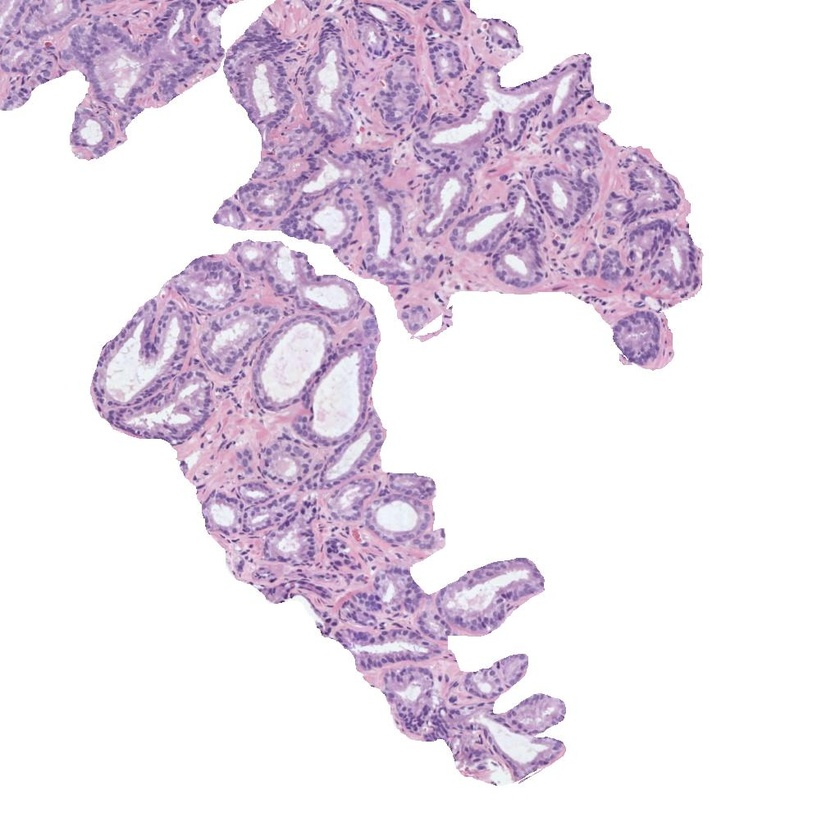
#> input picture histo_2.jpg, 840 x 840 px, shrunk from 1024 x 1024 before the run
$ jupyter execute Actividad_P2.ipynb
#> lines starting #> are read from the running program, lines starting #| are printed output that depends on the picture; after the words box and inside, x2 and y2 are one past the last pixel; in counts of white or black regions, pixels touching at a corner belong together
## Convocatoria 1 - Proyecto 1

#### 0) Cargar una de las imágenes histológicas

[cell 1]
# Utilizar la librería skimage.io para leer la imagen 'histo_x.jpg' en formato RGB.
# Normalizar la imagen para que los píxeles se encuentren en el rango [0, 1]
# Visualizar la imagen

import numpy as np
import matplotlib.pyplot as plt
import skimage.io as io
import cv2

img = io.imread('histo_2.jpg')/255

fig, (ax1, ax2) = plt.subplots(1, 2, figsize=(12, 6))

ax1.imshow(img), ax1.set_title('Imagen')

ax2.hist(img.flatten(), bins=50, range=[0, 1]), ax2.set_title('Histograma')

plt.show()
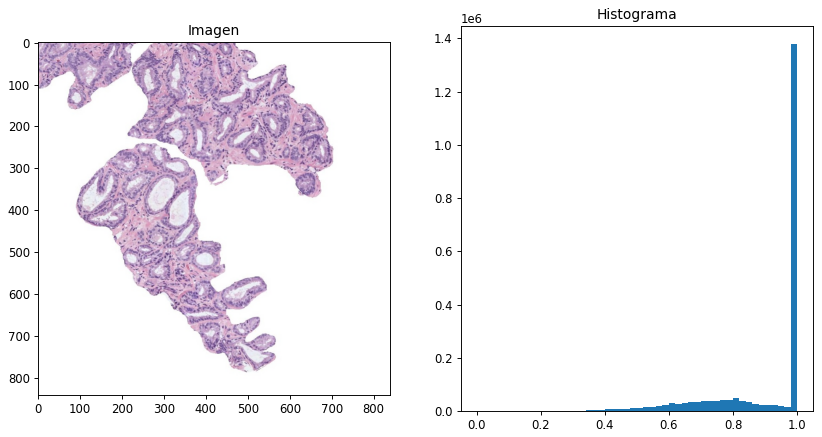
#> figure drawn by matplotlib, 2 panels; panel 2: tallest bar 1377335 high, from x = 0.98 to 1

#### 1) Realizar una transformación de color para convertir la imagen al espacio de color CMYK

[cell 2]
# Extraer la componente magenta de la imagen (que corresponde a la región tisular)
# Visualizar la imagen del canal magenta

with np.errstate(invalid='ignore', divide='ignore'):
    K = 1 - np.max(img, axis=2)
    C = (1-img[:,:,0]-K)/(1-K)
    M = (1-img[:,:,1]-K)/(1-K)
    Y = (1-img[:,:,2]-K)/(1-K)

CMYK = (np.dstack((C,M,Y,K))*255).astype('uint8')
C,M,Y,K = cv2.split(CMYK)

# Visualización
fig, ax = plt.subplots(1, 2, figsize=(12, 6))

ax[0].imshow(img), ax[0].set_title('Original')
ax[1].imshow(M.astype('uint8'), cmap='gray'), ax[1].set_title('Magenta')

plt.show()

#### 2) Umbralizar la imagen para separar los píxeles del fondo de la región tisular

[cell 3]
# Aplicar un filtro gaussiano de tamaño 5x5 y después utilizar el método de Otsu de manera que
# los píxeles correspondientes al lumen y al background de la imagen sean 1s y el resto de los píxeles tengan un valor de 0.
# Nota: Recordar que el método de Otsu requiere como input una imagen en el rango [0-255] en formato "uint8".
# Visualizar la máscara resultante

gaussian_img = cv2.GaussianBlur(M, (5,5), 0)
t, mask = cv2.threshold(gaussian_img, 0, 1, cv2.THRESH_OTSU)
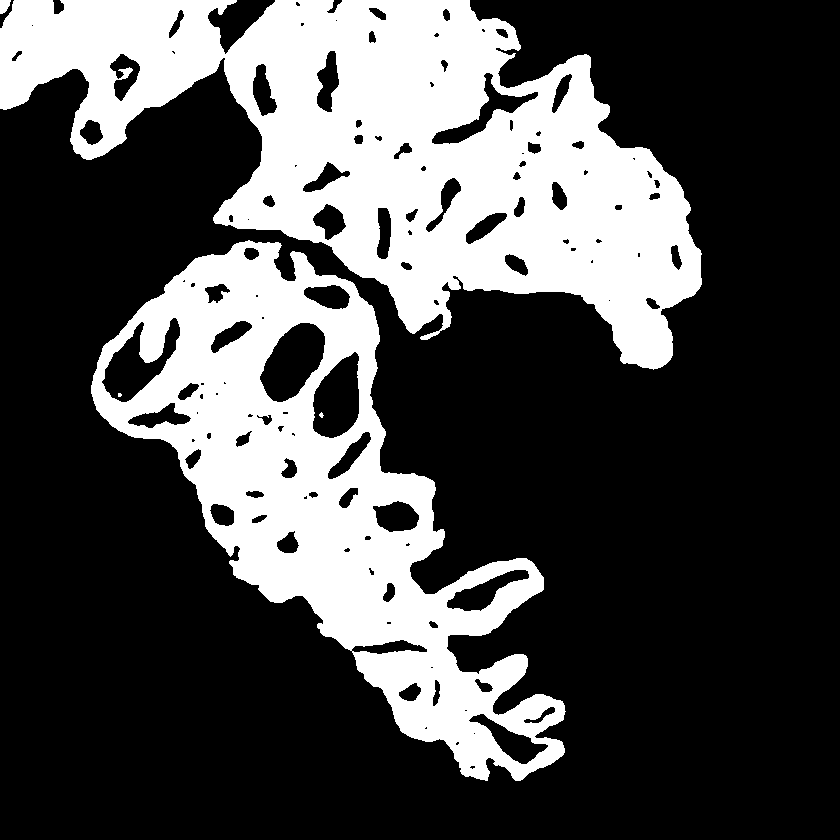
#> mask: shape (840, 840); values 0 (black) and 1 (white), 29.7% white; 5 white regions (2 under 20 px), largest, box (x1, y1, x2, y2) and area: (0, 0, 702, 370) 122943, (91, 240, 566, 781) 86647, (0, 0, 11, 14) 115
#> t = 27

mask = 1 - mask

plt.title('Máscara Otsu t = ' + str(t))
plt.imshow(mask, cmap='gray')
plt.show()

#### 3) Limpiar la imagen eliminando los artefactos de lumen (objetos blancos pequeños que no son lúmenes)

[cell 4]
# Utilizar la librería skimage.morphology.remove_small_objects para eliminar aquellos objetos cuya área sea menor a 300 píxeles
# Más información en https://scikit-image.org/docs/dev/api/skimage.morphology.html#skimage.morphology.remove_small_objects
# Visualizaer la máscara resultante

from skimage import morphology

mask_filtered = morphology.remove_small_objects(mask.astype(bool), min_size=300)
#> mask_filtered: shape (840, 840) bool; 69.5% white; 4 black regions (2 under 20 px), largest, box (x1, y1, x2, y2) and area: (0, 0, 702, 370) 126073, (91, 240, 566, 781) 89294
mask_filtered = mask_filtered.astype('uint8')

fig, ax = plt.subplots(1, 2, figsize=(12, 6))
ax[0].imshow(mask, cmap='gray'), ax[0].set_title('Máscara Original')
ax[1].imshow(mask_filtered, cmap='gray'), ax[1].set_title('Máscara Filtrada')

plt.show()

#### 4) Rellenar con 0s el fondo de la imagen para quedarnos únicamente con los lúmenes

[cell 5]
# Aplicar el algoritmo de expansión a partir de semillas (region growing) de manera que únicamente los lúmenes sean blancos
# y el resto de la imagen negra. Pista: utilizar dos semillas. Nota: Se pueden fijar las semillas de manera manual, pero
# se valorará positivamente a aquell@s que desarrollen una función para encontrarlas automáticamente.
# Visualizar la máscara resultante.

mask_lumenes = mask_filtered.copy()

h, w = mask_lumenes.shape
ref = np.zeros((h+2, w+2), np.uint8)

seed_points = [(0, 0), (w-1, w-1)]

for seed_point in seed_points:
    cv2.floodFill(mask_lumenes, ref, seed_point, 0)
#> mask_lumenes: shape (840, 840); values 0 (black) and 1 (white), 3.6% white; 25 white regions, largest, box (x1, y1, x2, y2) and area: (260, 323, 325, 402) 3298, (313, 352, 359, 438) 2875, (102, 318, 180, 402) 2752

fig, ax = plt.subplots(1, 2, figsize=(12, 6))
ax[0].imshow(mask_filtered, cmap='gray'), ax[0].set_title('Máscara Filtrada')
ax[1].imshow(mask_lumenes, cmap='gray'), ax[1].set_title('Máscara Rellenada')

plt.show()

#### 5) Rellenar los objetos de los lúmenes

[cell 6]
# Rellenar los lúmenes con la función binary_fill_holes de la librería scipy.ndimage.morphology
# Visualizar la máscara resultante

from scipy.ndimage import binary_fill_holes as bfh

mask_filled = bfh(mask_lumenes)
#> mask_filled: shape (840, 840) bool; 3.7% white; 25 white regions, largest, box (x1, y1, x2, y2) and area: (260, 323, 325, 402) 3298, (313, 352, 359, 438) 2893, (102, 318, 180, 402) 2766
mask_filled = mask_filled.astype('uint8')

fig, ax = plt.subplots(1, 2, figsize=(12, 6))
ax[0].imshow(mask_lumenes, cmap='gray'), ax[0].set_title('Máscara Rellenada')
ax[1].imshow(mask_filled, cmap='gray'), ax[1].set_title('Máscara con Lúmenes Rellenados')

plt.show()

#### 6) Detectar y dibujar los contornos de los lúmenes sobre la imagen original

[cell 7]
# Dibujar los contornos de los lúmenes en color verde sobre la imagen original RGB. Nota: Utilizar los flags necesarios
# para que los contornos en verde sean perfectamente visibles.
# Visualizar la imagen superpuesta

from skimage.measure import label
from skimage.measure import regionprops

lab, num = label(mask_filled, return_num=True)
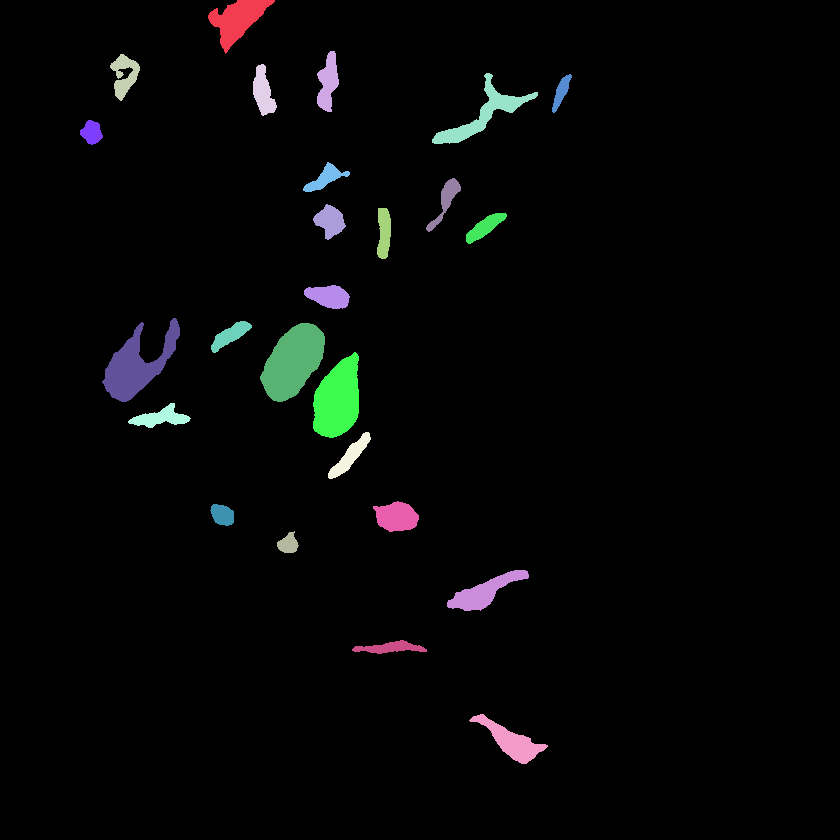
#> lab: shape (840, 840) int64; 26 distinct labels, from 0 to 25; one colour per label, 0 black
#> num = 25

print('Número de objetos: ', num)
#| Número de objetos:  25

img_contours = img.copy()

for i in range(1, num+1):

    objeto = lab == i
    objeto = objeto.astype('uint8')

    prop = regionprops(objeto)
    bbox = prop[0].bbox
    start_point = (bbox[1], bbox[0])
    end_point = (bbox[3], bbox[2])
    cv2.rectangle(img_contours, start_point, end_point, (0, 1, 0), 5)
#> this loop made 25 passes
#> (bbox, start_point, end_point) on passes 1 to 8: ((0, 208, 54, 275), (208, 0), (275, 54)), ((51, 317, 112, 339), (317, 51), (339, 112)), ((54, 110, 101, 140), (110, 54), (140, 101)), ((64, 253, 116, 277), (253, 64), (277, 116)), ((73, 432, 144, 538), (432, 73), (538, 144)), ((74, 552, 113, 572), (552, 74), (572, 113)), ((120, 80, 145, 103), (80, 120), (103, 145)), ((162, 303, 192, 350), (303, 162), (350, 192))
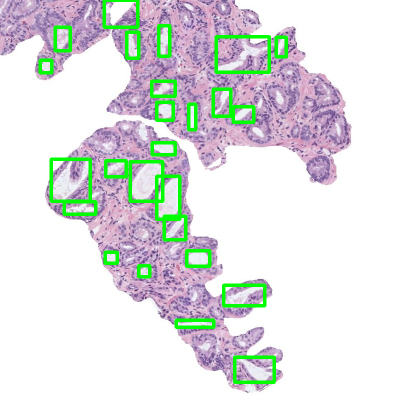
#> img_contours: shape (840, 840, 3) float64 (shown at 1/2 size); mean R, G, B 0.882, 0.891, 0.887
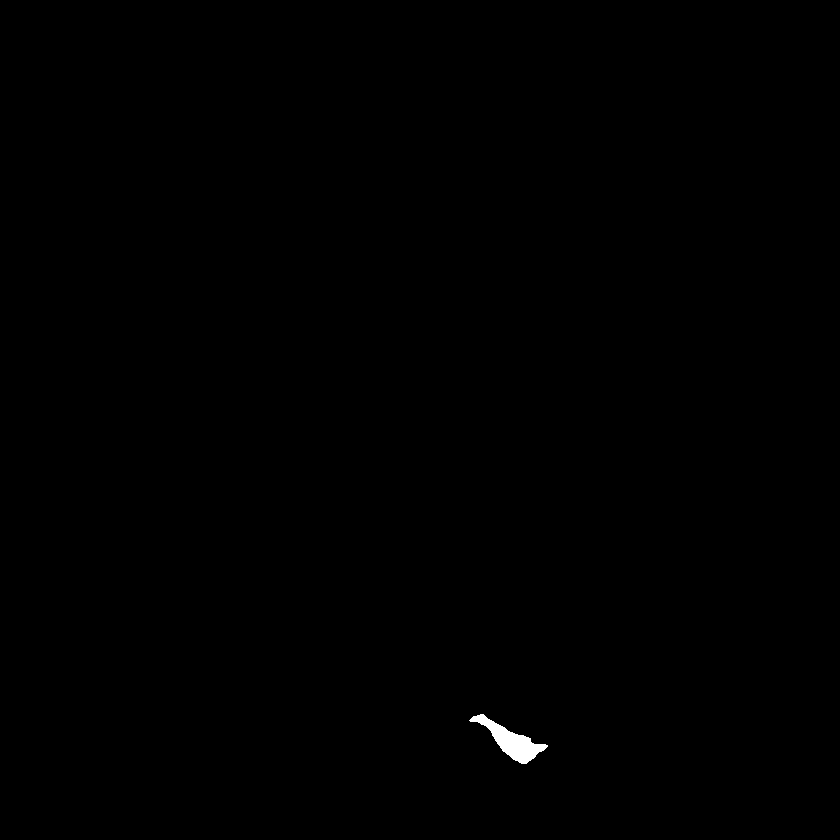
#> objeto: shape (840, 840); values 0 (black) and 1 (white), 0.18% white; 1 white region, box (x1, y1, x2, y2) and area: (469, 714, 548, 764) 1305

plt.title('Imagen Original con Lúmenes Contorneados')
plt.imshow(img_contours)
plt.show()

#### 7) Identificar y cropear el lumen más grande

[cell 8]
# Determinar cuál es el lumen de mayor área y hacer un crop del mismo sobre la imagen original RGB.
# Visualizar el lumen cropeado.

max_area = 0
max_area_index = 0

for i in range(1, num+1):

    objeto = lab == i
    objeto = objeto.astype('uint8')

    prop = regionprops(objeto)
    area = prop[0].area

    if area > max_area:
        max_area = area
        max_area_index = i
#> this loop made 25 passes
#> (area, max_area) on passes 1, 5, 14, 16: (1635, 1635), (1640, 1640), (2766, 2766), (3298, 3298)
#> after the loop, max_area = 3298; max_area_index = 16

print('Lumen de mayor área: ', max_area_index)
#| Lumen de mayor área:  16
print('Área: ', max_area)
#| Área:  3298.0
img_max_lumen = img.copy()

objeto = lab == max_area_index
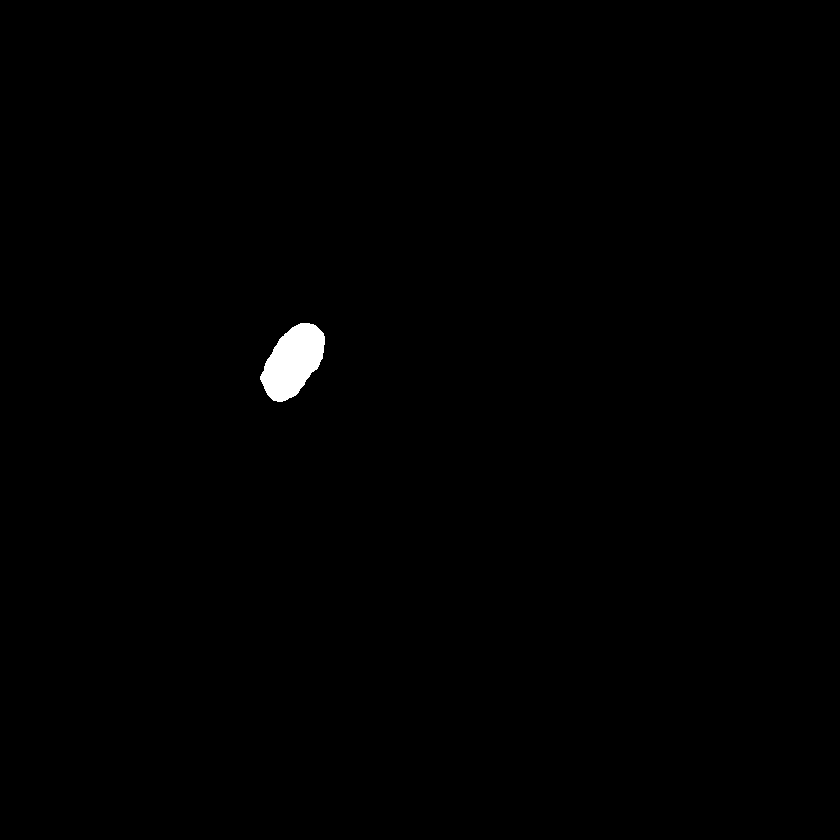
#> objeto: shape (840, 840) bool; 0.47% white; 1 white region
objeto = objeto.astype('uint8')
prop = regionprops(objeto)
#> prop = 1 regions; box (x1, y1, x2, y2) and area: (260, 323, 325, 402) 3298
bbox = prop[0].bbox
#> bbox = (323, 260, 402, 325)
start_point = (bbox[1], bbox[0])
#> start_point = (260, 323)
end_point = (bbox[3], bbox[2])
#> end_point = (325, 402)
cv2.rectangle(img_max_lumen, start_point, end_point, (0, 1, 0), 5)

img_cropped = img[bbox[0]:bbox[2], bbox[1]:bbox[3]]
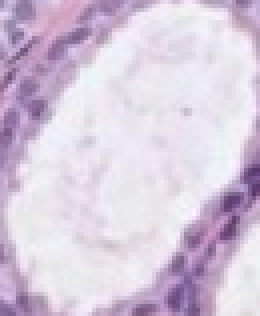
#> img_cropped: shape (79, 65, 3) float64 (shown 4 times larger); mean R, G, B 0.841, 0.789, 0.863

fig, ax = plt.subplots(1, 2, figsize=(12, 6))
ax[0].imshow(img_max_lumen), ax[0].set_title('Imagen Original con Lumen de Mayor Área')
ax[1].imshow(img_cropped), ax[1].set_title('Recorte del Lumen con Mayor Área')

plt.show()

#### 8) Extraer 13 características geométricas que permitan caracterizar el lumen recortado

[cell 9]
# Calcular las siguientes características del crop del lumen de mayor área, redondeando su valor hasta el cuarto decimal.
# 1) Área
# 2) Área de la bounding box
# 3) Área convexa
# 4) Exentricidad
# 5) Diámetro equivalente
# 6) Extensión
# 7) Diámetro Feret
# 8) Longitud del eje mayor
# 9) Longitud del eje menor
# 10) Orientación
# 11) Perímetro
# 12) Solidez
# 13) Compacidad

from tabulate import tabulate
import math

# Extraemos las característicias geométricas
A,BB,CA,E,ED,EX,DF,MA,MiA,OR,P,S,CO = ['Área'], ['Área de la bounding box'], ['Área convexa'], ['Exentricidad'], ['Diámetro equivalente'], \
['Extensión'], ['Diámetro Feret'], ['Longitud del eje mayor'], ['Longitud del eje menor'], ['Orientación'], ['Perímetro'], ['Solidez'], ['Compacidad']

A.append(np.round(prop[0].area, 4))
BB.append(np.round(prop[0].bbox_area, 4))
CA.append(np.round(prop[0].convex_area, 4))
E.append(np.round(prop[0].eccentricity, 4))
ED.append(np.round(prop[0].equivalent_diameter, 4))
EX.append(np.round(prop[0].extent, 4))
DF.append(np.round(prop[0].feret_diameter_max, 4))
MA.append(np.round(prop[0].major_axis_length, 4))
MiA.append(np.round(prop[0].minor_axis_length, 4))
OR.append(np.round(prop[0].orientation, 4))
P.append(np.round(prop[0].perimeter, 4))
S.append(np.round(prop[0].solidity, 4))
CO.append(np.round(4*math.pi*prop[0].area/prop[0].perimeter**2, 4))


my_data = [tuple(A), tuple(BB), tuple(CA), tuple(E), tuple(ED), tuple(EX), tuple(DF),\
          tuple(MA), tuple(MiA), tuple(OR), tuple(P), tuple(S), tuple(CO)]
#> my_data = 13 items, first 6: ('Área', 3298), ('Área de la bounding box', 5135), ('Área convexa', 3402), ('Exentricidad', 0.838), ('Diámetro equivalente', 64.8), ('Extensión', 0.642)

print(tabulate(my_data, headers=['Lumen de Mayor Área']))
#|                            Lumen de Mayor Área
#| -----------------------  ---------------------
#| Área                                 3298
#| Área de la bounding box              5135
#| Área convexa                         3402
#| Exentricidad                            0.8378
#> (further printed lines are left out)

$ run again, with histo_1.jpg copied over histo_2.jpg
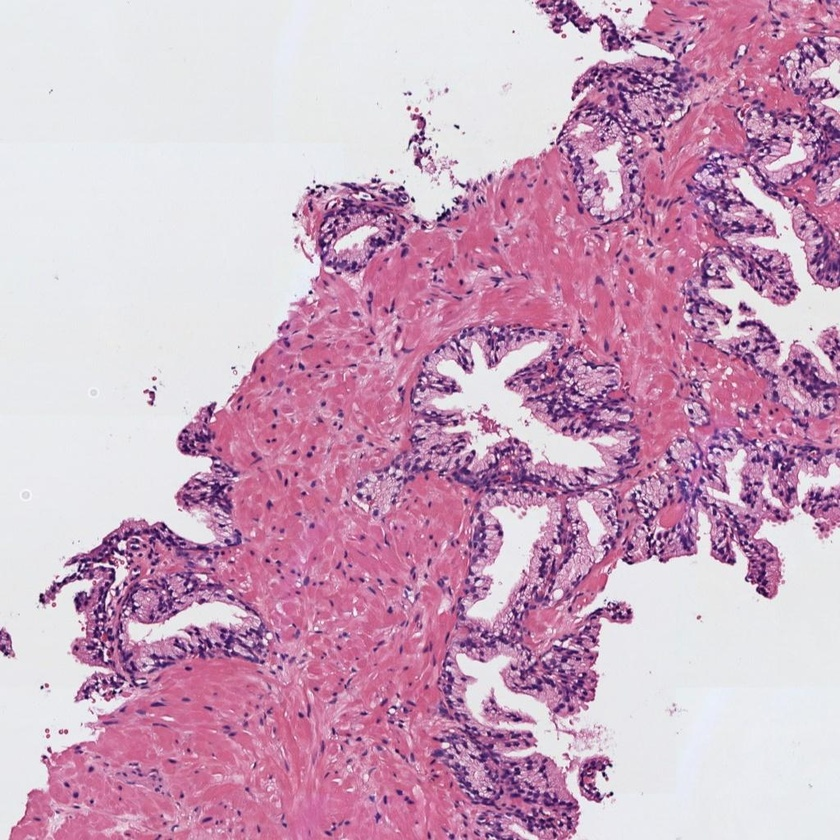
#> input picture histo_1.jpg, 840 x 840 px, shrunk from 1024 x 1024 before the run
#> `t, mask = cv2.threshold(gaussian_img, 0, 1, cv2.THRESH_OTSU)`:
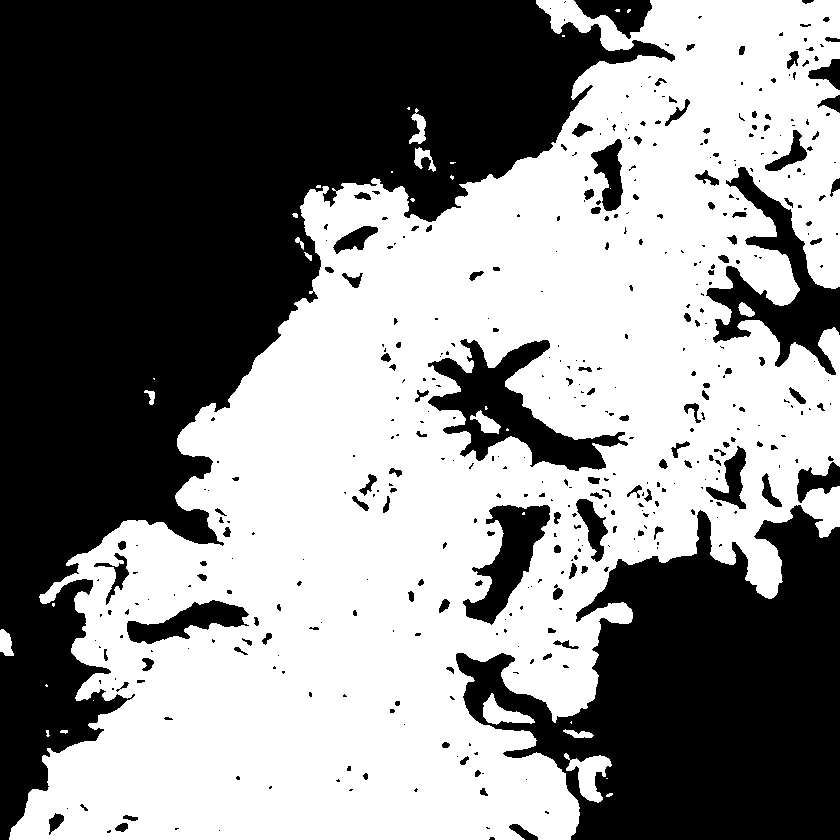
#> mask: shape (840, 840); values 0 (black) and 1 (white), 52.7% white; 443 black regions (298 under 20 px), largest, box (x1, y1, x2, y2) and area: (0, 0, 675, 840) 214960, (456, 505, 840, 840) 76845, (428, 339, 628, 471) 9195
#> t = 55
#> mask_filled: shape (840, 840) bool; 4.7% white; 13 white regions, largest, box (x1, y1, x2, y2) and area: (428, 339, 628, 471) 9550, (706, 167, 840, 375) 8898, (463, 505, 550, 625) 4456
#> lab: shape (840, 840) int64; 14 distinct labels, from 0 to 13
#> num = 13
#| Número de objetos:  13
#> the loop `for i in range(1, num+1): ` made 13 passes
#> (bbox, start_point, end_point) on passes 1 to 8: ((0, 574, 39, 652), (574, 0), (652, 39)), ((59, 808, 90, 840), (808, 59), (840, 90)), ((130, 765, 171, 807), (765, 130), (807, 171)), ((139, 591, 211, 623), (591, 139), (623, 211)), ((167, 706, 375, 840), (706, 167), (840, 375)), ((226, 333, 254, 378), (333, 226), (378, 254)), ((339, 428, 471, 628), (428, 339), (628, 471)), ((446, 706, 509, 746), (706, 446), (746, 509))
#> the loop `for i in range(1, num+1): ` made 13 passes
#> (area, max_area) on passes 1, 5, 7: (1640, 1640), (8898, 8898), (9550, 9550)
#> after the loop `for i in range(1, num+1):`: max_area = 9550; max_area_index = 7
#| Lumen de mayor área:  7
#| Área:  9550.0
#> `prop = regionprops(objeto)`: prop = 1 regions; box (x1, y1, x2, y2) and area: (428, 339, 628, 471) 9550
#> `bbox = prop[0].bbox`: bbox = (339, 428, 471, 628)
#> `start_point = (bbox[1], bbox[0])`: start_point = (428, 339)
#> `end_point = (bbox[3], bbox[2])`: end_point = (628, 471)
#> `img_cropped = img[bbox[0]:bbox[2], bbox[1]:bbox[3]]`:
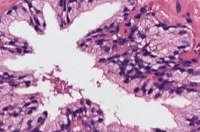
#> img_cropped: shape (132, 200, 3) float64; mean R, G, B 0.735, 0.574, 0.701
#> my_data = 13 items, first 6: ('Área', 9550), ('Área de la bounding box', 26400), ('Área convexa', 19636), ('Exentricidad', 0.848), ('Diámetro equivalente', 110.3), ('Extensión', 0.362)
#|                            Lumen de Mayor Área
#| -----------------------  ---------------------
#| Área                                 9550
#| Área de la bounding box             26400
#| Área convexa                        19636
#| Exentricidad                            0.8477
#> (further printed lines are left out)
